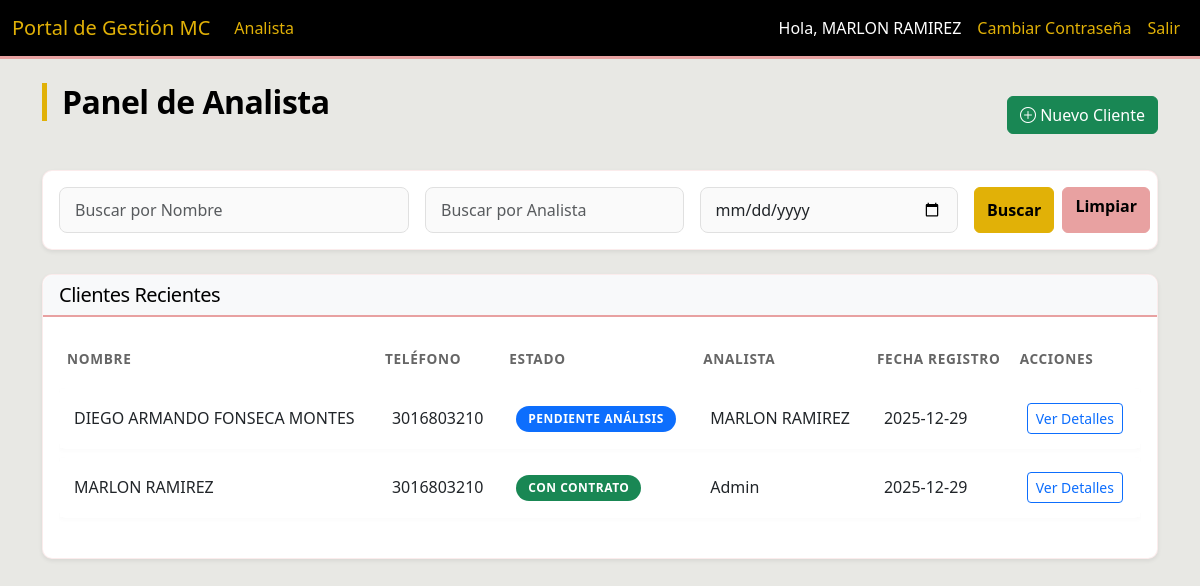
Page /analyst (signed in) on the earlier database version.
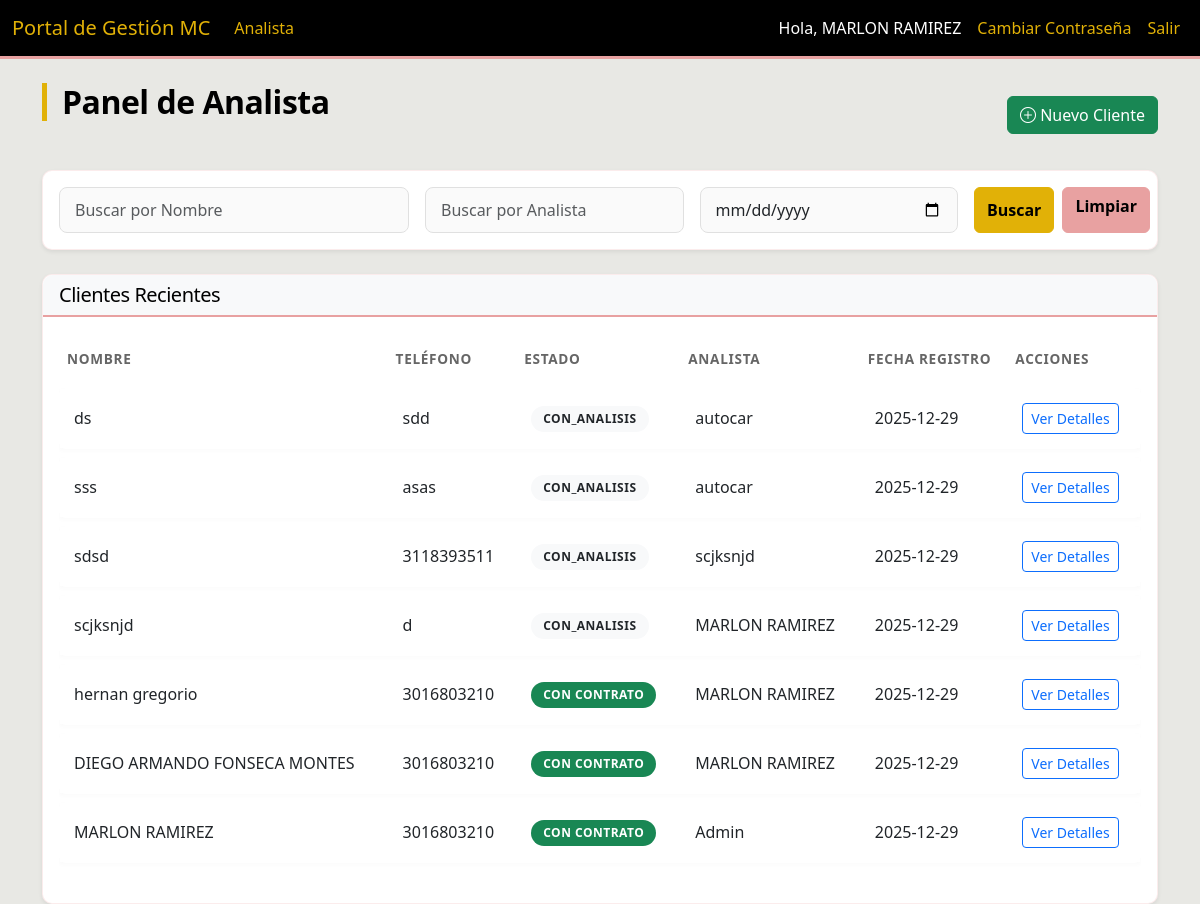
Same page on the later database version.
### models.py (models this page shows)
class User(UserMixin, db.Model):
    id = db.Column(db.Integer, primary_key=True)
    nombre_completo = db.Column(db.String(100), nullable=False)
    telefono = db.Column(db.String(20))
    email = db.Column(db.String(120), unique=True, nullable=False)
    rol = db.Column(db.String(20), nullable=False)  # 'Admin', 'Analista', 'Abogado', 'Aliado'
    password = db.Column(db.String(200)) # Added password for auth
    payments = db.relationship('AllyPayment', backref='ally', lazy=True)

class Client(db.Model):
    id = db.Column(db.Integer, primary_key=True)
    nombre = db.Column(db.String(100))
    tipo_id = db.Column(db.String(20))
    numero_id = db.Column(db.String(20))
    telefono = db.Column(db.String(20), nullable=False)
    email = db.Column(db.String(120))
    ciudad = db.Column(db.String(50))
    motivo_consulta = db.Column(db.Text)
    estado = db.Column(db.String(50), default='Nuevo') # 'Nuevo', 'Informacion_Incompleta', 'Pendiente_Analisis', 'Con_Contrato', 'Con_Analisis', 'Radicado', 'Finalizado', 'Suspendido_Pago', 'Finalizado_Exitoso', 'Cerrado_Pago'
    analista_id = db.Column(db.Integer, db.ForeignKey('user.id'))
    abogado_id = db.Column(db.Integer, db.ForeignKey('user.id'))
    created_at = db.Column(db.DateTime, default=datetime.utcnow)
    conclusion_analisis = db.Column(db.Text) # New field for analysis conclusion
    login_user_id = db.Column(db.Integer, db.ForeignKey('user.id'), nullable=True) # Link to User
    analista = db.relationship('User', foreign_keys=[analista_id], backref='clientes_registrados')
    login_user = db.relationship('User', foreign_keys=[login_user_id], backref='client_profile')

### routes/analyst.py (the view)
@analyst_bp.route('/analyst')
@login_required
def analyst_dashboard():
    if current_user.rol not in ['Analista', 'Admin']:
        return redirect(url_for('main.index'))
    now = datetime.now()
    _, last_day = calendar.monthrange(now.year, now.month)
    first_date = date(now.year, now.month, 1)
    last_date = date(now.year, now.month, last_day)
    approved_states = [
        'Análisis Realizado', 'Con_Analisis', 'Con_Contrato',
        'Radicado', 'Finalizado', 'Finalizado_Exitoso', 'Cerrado_Pago'
    ]
    progreso = Client.query.filter(
        Client.analista_id == current_user.id,
        Client.created_at >= first_date,
        Client.created_at <= last_date,
        Client.estado.in_(approved_states)
    ).count()
    meta = 64
    porcentaje = min((progreso / meta) * 100, 100) if meta > 0 else 0
    nombre = request.args.get('nombre')
    analista = request.args.get('analista')
    fecha = request.args.get('fecha')
    query = Client.query
    if nombre:
        query = query.filter(Client.nombre.ilike(f'%{nombre}%'))
    if analista:
        query = query.join(Client.analista).filter(User.nombre_completo.ilike(f'%{analista}%'))
    if fecha:
        query = query.filter(func.date(Client.created_at) == fecha)
    clients = query.order_by(Client.created_at.desc()).all()
    return render_template('analyst/dashboard.html',
                           clients=clients,
                           progreso=progreso,
                           meta=meta,
                           porcentaje=porcentaje)

### app.py (called while the page is built)
@login_manager.user_loader
def load_user(user_id):
    return User.query.get(int(user_id))

### templates/analyst/dashboard.html
{% extends "base.html" %}
{% block content %}
<div class="d-flex justify-content-between align-items-center mb-4">
    <h2>Panel de Analista</h2>
    <a href="{{ url_for('main.new_client') }}" class="btn btn-success">
        <i class="bi bi-plus-circle"></i> Nuevo Cliente
    </a>
</div>
<div class="card shadow-sm mb-4">
    <div class="card-body">
        <form action="{{ url_for('main.analyst_dashboard') }}" method="GET" class="row g-3">
            <div class="col-md-4">
                <input type="text" class="form-control" name="nombre" placeholder="Buscar por Nombre"
                    value="{{ request.args.get('nombre', '') }}">
            </div>
            <div class="col-md-3">
                <input type="text" class="form-control" name="analista" placeholder="Buscar por Analista"
                    value="{{ request.args.get('analista', '') }}">
            </div>
            <div class="col-md-3">
                <input type="date" class="form-control" name="fecha" value="{{ request.args.get('fecha', '') }}">
            </div>
            <div class="col-md-2 d-flex gap-2">
                <button type="submit" class="btn btn-primary w-100">Buscar</button>
                <a href="{{ url_for('main.analyst_dashboard') }}" class="btn btn-secondary w-100">Limpiar</a>
            </div>
        </form>
    </div>
</div>
<div class="card shadow-sm">
    <div class="card-header bg-light">
        <h5 class="mb-0">Clientes Recientes</h5>
    </div>
    <div class="card-body">
        <div class="table-responsive">
            <table class="table table-hover">
                <thead>
                    <tr>
                        <th>Nombre</th>
                        <th>Teléfono</th>
                        <th>Estado</th>
                        <th>Analista</th>
                        <th>Fecha Registro</th>
                        <th>Acciones</th>
                    </tr>
                </thead>
                <tbody>
                    {% for client in clients %}
                    <tr>
                        <td>{{ client.nombre }}</td>
                        <td>{{ client.telefono }}</td>
                        <td>
                            {% if client.estado == 'Nuevo' %}
                            <span class="badge bg-info text-dark">Nuevo</span>
                            {% elif client.estado == 'Informacion_Incompleta' %}
                            <span class="badge bg-warning text-dark">Incompleto</span>
                            {% elif client.estado == 'Pendiente' %}
                            <span class="badge bg-secondary">Pendiente</span>
                            {% elif client.estado == 'Pendiente_Analisis' %}
                            <span class="badge bg-primary">Pendiente Análisis</span>
                            {% elif client.estado == 'Con_Contrato' %}
                            <span class="badge bg-success">Con Contrato</span>
                            {% else %}
                            <span class="badge bg-light text-dark">{{ client.estado }}</span>
                            {% endif %}
                        </td>
                        <td>{{ client.analista.nombre_completo if client.analista else '-' }}</td>
                        <td>{{ client.created_at.strftime('%Y-%m-%d') }}</td>
                        <td>
                            <a href="{{ url_for('main.client_detail', client_id=client.id) }}"
                                class="btn btn-sm btn-outline-primary">Ver Detalles</a>
                        </td>
                    </tr>
                    {% else %}
                    <tr>
                        <td colspan="6" class="text-center text-muted">No se encontraron clientes.</td>
                    </tr>
                    {% endfor %}
                </tbody>
            </table>
        </div>
    </div>
</div>
{% endblock %}

### templates/base.html (shortened to what this page needs)
<!DOCTYPE html>
<html lang="es">
<head>
    <link href="https://cdn.jsdelivr.net/npm/bootstrap@5.3.0/dist/css/bootstrap.min.css" rel="stylesheet">
    <link href="https://cdn.jsdelivr.net/npm/bootstrap-icons@1.7.2/font/bootstrap-icons.css" rel="stylesheet">
    <link rel="stylesheet" href="{{ url_for('static', filename='css/style.css') }}">
</head>
<body>
    <nav class="navbar navbar-expand-lg navbar-dark bg-dark">
        <div class="container-fluid">
            <a class="navbar-brand" href="#">Portal de Gestión MC</a>
            <div class="collapse navbar-collapse" id="navbarNav">
                <ul class="navbar-nav me-auto">
                    {% if current_user.is_authenticated %}
                    {% if current_user.rol == 'Analista' or current_user.rol == 'Admin' %}
                    <li class="nav-item"><a class="nav-link"
                            href="{{ url_for('analyst.analyst_dashboard') }}">Analista</a>
                    </li>
                    {% endif %}
                    {% endif %}
                </ul>
                <ul class="navbar-nav">
                    {% if current_user.is_authenticated %}
                    <li class="nav-item"><span class="nav-link text-light">Hola, {{ current_user.nombre_completo
                            }}</span></li>
                    <li class="nav-item">
                        <button type="button" class="btn btn-link nav-link" data-bs-toggle="modal"
                            data-bs-target="#changePasswordModal">
                            Cambiar Contraseña
                        </button>
                    </li>
                    <li class="nav-item"><a class="nav-link" href="{{ url_for('auth.logout') }}">Salir</a></li>
                    {% else %}
                    <li class="nav-item"><a class="nav-link" href="{{ url_for('auth.login') }}">Ingresar</a></li>
                    {% endif %}
                </ul>
            </div>
        </div>
    </nav>
    <div class="container mt-4">
        {% block content %}{% endblock %}
    </div>
</body>
</html>

### static/css/style.css (style rules this page uses)
:root { --color-dorado: #e1b107; --color-rosado: #e8a1a1; --color-gris: #e8e8e4; --color-blanco: #ffffff; --color-negro: #000000; }
body { background-color: var(--color-gris); font-family: 'Segoe UI', Tahoma, Geneva, Verdana, sans-serif; color: var(--color-negro); }
.navbar { background-color: var(--color-negro) !important; border-bottom: 3px solid var(--color-rosado); }
.navbar-brand, .nav-link { color: var(--color-dorado) !important; transition: color 0.3s; }
.nav-link.text-light { color: var(--color-blanco) !important; }
.btn-primary { background-color: var(--color-dorado); border-color: var(--color-dorado); color: var(--color-negro); font-weight: 600; }
.btn-info, .btn-secondary { background-color: var(--color-rosado); border-color: var(--color-rosado); color: var(--color-negro); font-weight: 600; }
.card { background-color: var(--color-blanco); border: 1px solid rgba(232, 161, 161, 0.2); border-radius: 10px; box-shadow: 0 4px 6px rgba(0, 0, 0, 0.05); transition: transform 0.2s, box-shadow 0.2s; }
.card-header { background-color: transparent; border-bottom: 2px solid var(--color-rosado); border-radius: 10px 10px 0 0 !important; font-weight: 700; color: var(--color-negro); }
h1, h2, h3, h4, h5, h6 { color: var(--color-negro); letter-spacing: -0.5px; }
h2 { border-left: 5px solid var(--color-dorado); padding-left: 15px; margin-bottom: 25px; font-weight: 700; }
.form-control, .form-select { border: 1px solid #e0e0e0; padding: 10px 15px; border-radius: 8px; transition: all 0.3s ease; background-color: #fafafa; }
.table { border-collapse: separate; border-spacing: 0 8px; }
.table thead th { border: none; text-transform: uppercase; font-size: 0.85rem; font-weight: 700; letter-spacing: 0.05em; color: #666; padding-bottom: 10px; }
.table tbody tr { background-color: var(--color-blanco); box-shadow: 0 2px 4px rgba(0, 0, 0, 0.02); transition: transform 0.2s, box-shadow 0.2s; }
.table td { border: none; vertical-align: middle; padding: 15px; }
.table td:first-child { border-top-left-radius: 8px; border-bottom-left-radius: 8px; }
.table td:last-child { border-top-right-radius: 8px; border-bottom-right-radius: 8px; }
.badge { font-weight: 600; padding: 0.6em 1em; border-radius: 50rem; text-transform: uppercase; font-size: 0.75rem; letter-spacing: 0.5px; }
.card { animation: fadeIn 0.5s ease-out forwards; }

Differences in the rows shown:
added Client: nombre "ds", telefono "sdd", estado "CON_ANALISIS", analista "autocar", created_at "2025-12-29"
added Client: nombre "sss", telefono "asas", estado "CON_ANALISIS", analista "autocar", created_at "2025-12-29"
added Client: nombre "sdsd", telefono "3118393511", estado "CON_ANALISIS", analista "scjksnjd", created_at "2025-12-29"
added Client: nombre "scjksnjd", telefono "d", estado "CON_ANALISIS", analista "MARLON RAMIREZ", created_at "2025-12-29"
added Client: nombre "hernan gregorio", telefono "3016803210", estado "CON CONTRATO", analista "MARLON RAMIREZ", created_at "2025-12-29"
changed Client "DIEGO ARMANDO FONSECA MONTES": estado "PENDIENTE ANÁLISIS" → "CON CONTRATO"
